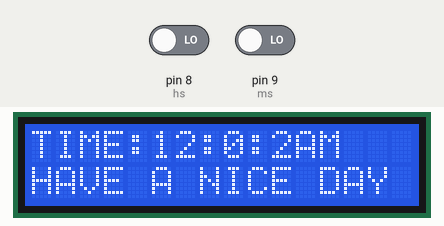
This sketch was run on a simulated Arduino Uno, built with avr-gcc and run on an emulated ATmega328P. Shown: 16×2 character LCD. Inputs (shaded band) come from the test bench; at power-on: pin 8 (hs) LOW, pin 9 (ms) LOW.

Above: at 4.2 s.
4.3 s: pin 8 (hs) driven HIGH
At 5.8 s:
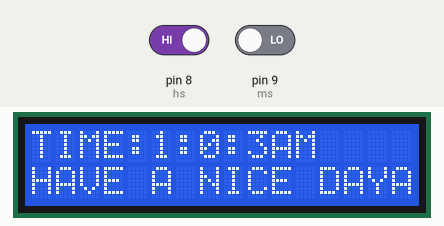
8.5 s: pin 8 (hs) driven LOW
At 9.9 s:
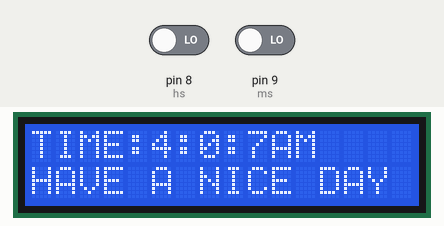
12.7 s: pin 9 (ms) driven HIGH
At 13.9 s:
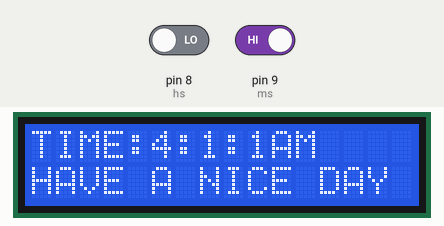
15.6 s: pin 9 (ms) driven LOW
At 16.9 s:
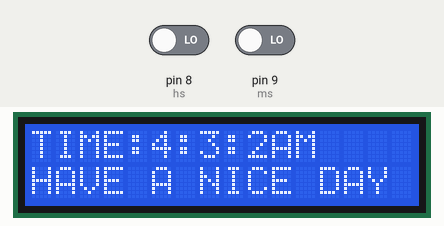
18.6 s: pin 8 (hs) driven HIGH
At 19.9 s:
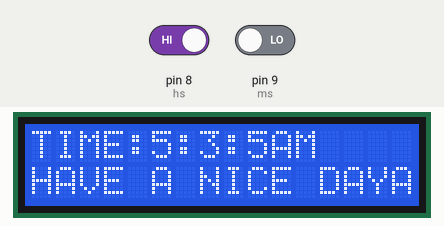
21.6 s: pin 9 (ms) driven HIGH
At 27.0 s:
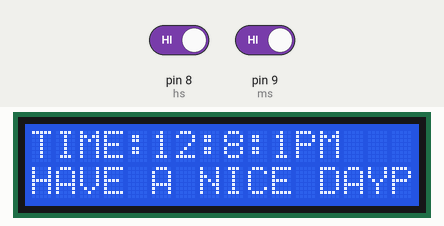
Timing chart, 0 to 27.7 s (numbered marks = the images above; inputs shaded):
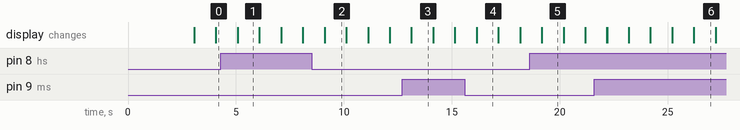

The sketch:

Arduino_simple_clock.ino
```cpp
#include <LiquidCrystal.h>
LiquidCrystal
lcd(12,11,5,4,3,2);
//tarif moteghayer ha
int h=12;
int m;
int s;
int flag;
int TIME;
const int hs=8;
const int ms=9;
int state1;
int state2;
void setup()
{
 lcd.begin(16,2);

 lcd.setCursor(2,0);
 lcd.print("Levinic.ir");
 delay(3000);
lcd.clear();
}
void loop()
{
lcd.setCursor(0,0);
s=s+1;
lcd.print("TIME:");
lcd.print(h);
lcd.print(":");
lcd.print(m);
lcd.print(":");
lcd.print(s);
if(flag<12)lcd.print("AM");
if(flag==12)lcd.print("PM");
if(flag>12)lcd.print("PM");
if(flag==24)flag=0;
delay(1000);
lcd.clear();
if(s==60){
 s=0;
 m=m+1;
}
if(m==60)
{
 m=0;
 h=h+1;
 flag=flag+1;
}
if(h==13)
{
 h=1;
}
lcd.setCursor(0,1);
lcd.print("HAVE A NICE DAY");
state1=digitalRead(hs);
if(state1==1)
{
 h=h+1;
 flag=flag+1;

 if(flag<12)lcd.print("AM");
 if(flag==12)lcd.print("PM");
 if(flag>12)lcd.print("PM");
 if(flag==24)flag=0;
 if(h==13)h=1;
}
state2=digitalRead(ms); state1=digitalRead(hs);
if(state2==1){
 s=0;
 m=m+1;
}
}
```

Measured:
- after the input at 4.3 s, the display: first changes after 0.78 s (image 1 shows a later state)
- after the input at 8.5 s, the display: first changes after 0.60 s (image 2 shows a later state)
- after the input at 18.6 s, the display: first changes after 0.57 s (image 5 shows a later state)
- what the display in image 1 shows lasts 1.0 s, from 5.1 s to 6.1 s
